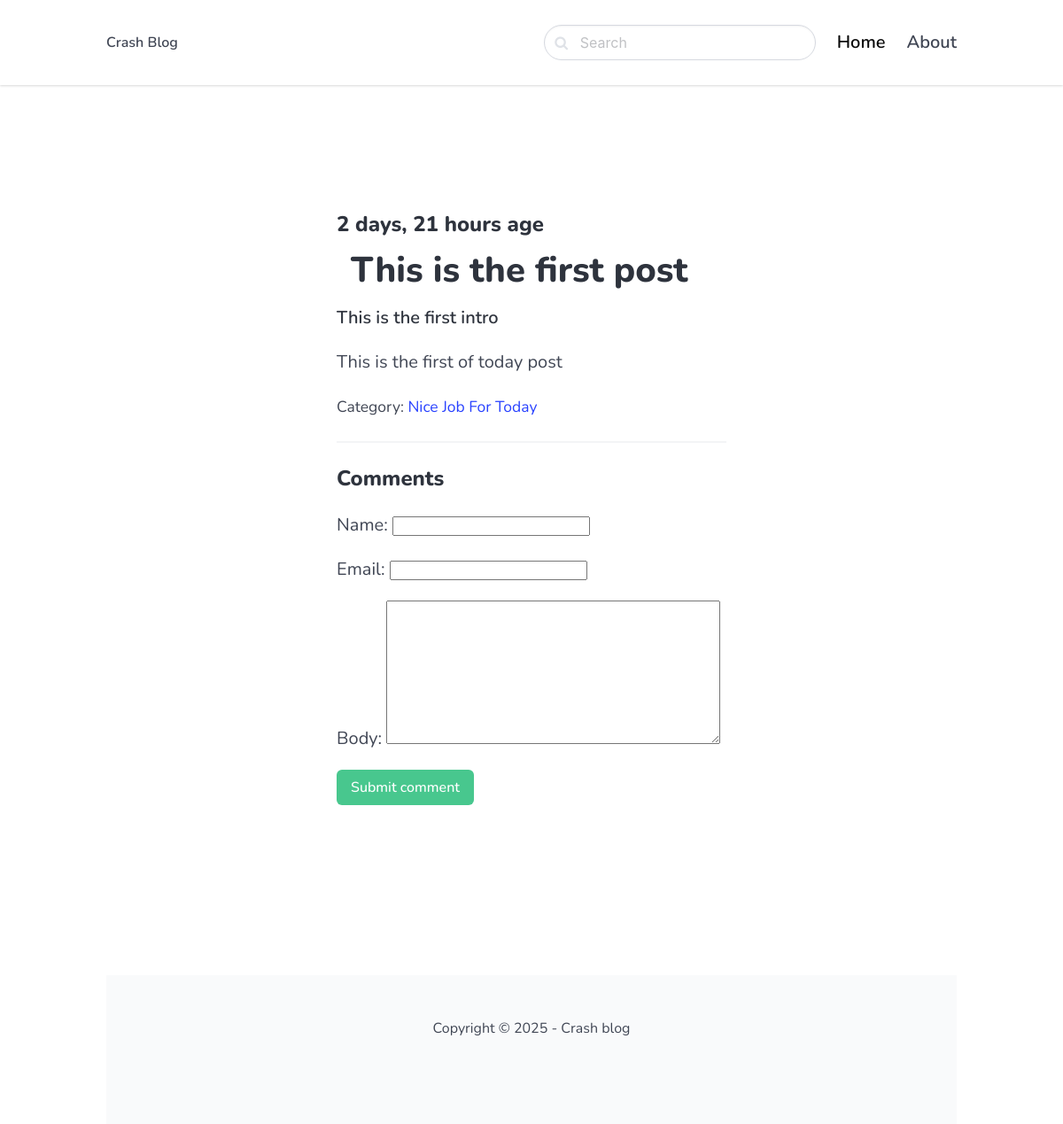
The app's page /blog/Nice-Job-For-Today/This-is-the-first-post/ with its own data.
### blog/models.py (models this page shows, shortened)
class Post(models.Model):
	ACTIVE = 'active'
	DRAFT = 'draft'
	CHOICES_STATUS = (
		(ACTIVE, 'Active'),
		(DRAFT, 'Draft')
		)
	category = models.ForeignKey(Category, related_name='posts', on_delete=models.CASCADE)
	title = models.CharField(max_length=255)
	slug = models.SlugField()
	intro = models.TextField()
	body = models.TextField()
	created_at = models.DateTimeField(auto_now_add=True)
	status = models.CharField(max_length=10, choices=CHOICES_STATUS, default=ACTIVE)
	image = models.ImageField(upload_to='uploads/', blank=True, null=True)
	class Meta:
		ordering = ('-created_at',)

class Category(models.Model):
	title = models.CharField(max_length=255)
	slug = models.SlugField()
	def __str__(self):
		return self.title
	class Meta:
		ordering = ('title',)
		verbose_name_plural = 'Categories'

### blog/views.py (the view)
# urls.py: path('<slug:category_slug>/<slug:slug>/', views.detail, name='post_detail'),
def detail(request, category_slug, slug):
    post = get_object_or_404(Post, slug=slug, status=Post.ACTIVE)
    if request.method == "POST":
        form = CommentForm(request.POST)
        if form.is_valid():
            comment = form.save(commit=False)
            comment.post = post  # Assuming you have a ForeignKey to Post
            comment.save()
            return redirect('post_detail', slug=slug)
    else:
         form = CommentForm()
    return render(request, 'blog/detail.html', {'post': post, 'form': form})

### blog/forms.py
class CommentForm(forms.ModelForm):
    class Meta:
        model = Comment  # Define the model here
        fields = ('name', 'email', 'body')  # Specify the fields

### blog/templates/blog/detail.html (shortened to what this page needs)
{% extends 'core/base.html' %}
{% block content %}
	<section class="hero ">
	    <div class="hero-body">
	      	<div class="container">
	      		<section class="section">
	      			<div class="columns">
	      				<div class="column is-8 is-offset-2">
	      				<div class="content is-medium">
                			<h2 class="subtitle is-4">{{ post.created_at|timesince }} age</h2>
                			<h1 class="title m-4">{{ post.title }}</h1>
                			<p><strong>{{ post.intro }}</strong></p>
                			<p>{{ post.body }}</p>
                			<p><small>Category: <a href="{% url 'category_detail' post.category.slug %}">{{ post.category }}</a></small></p>
                			<hr>
                			<h2 class="subtitle is-4">Comments</h2>
                			<form method="post" class="mb-6">
                				{{ form.as_p }}
                				<div class="field">
                					<div class="control">
                						<button class="button is-success">Submit comment</button>
                					</div>
                				</div>
                			</form>
             			</div>
	      				</div>
	    			</div>
				</section>
			</div>
		</div>
	</section>
{% endblock %}

### core/templates/core/base.html (style rules this page uses)
body { font-family: 'Nunito', sans-serif; }

### records on screen
Post: created_at "2 days, 21 hours", title "This is the first post", intro "This is the first intro", body "This is the first of today post", category "Nice Job For Today"
